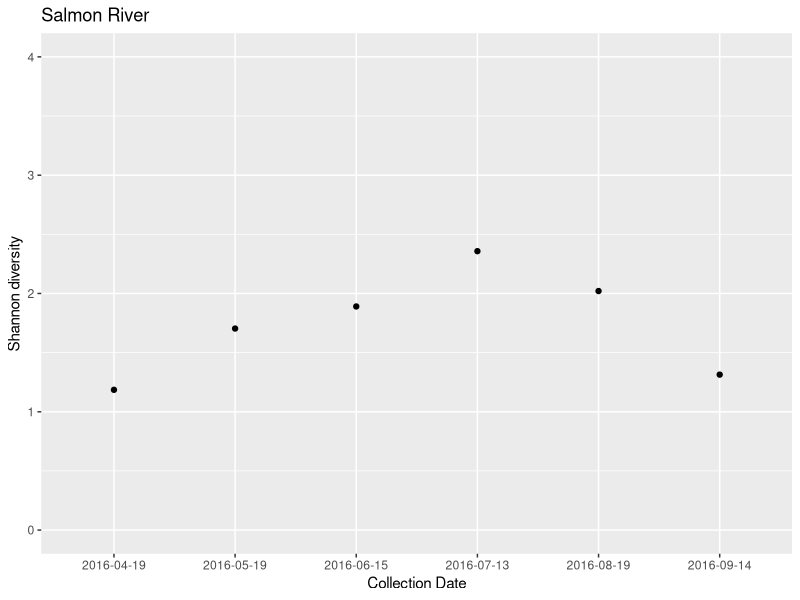
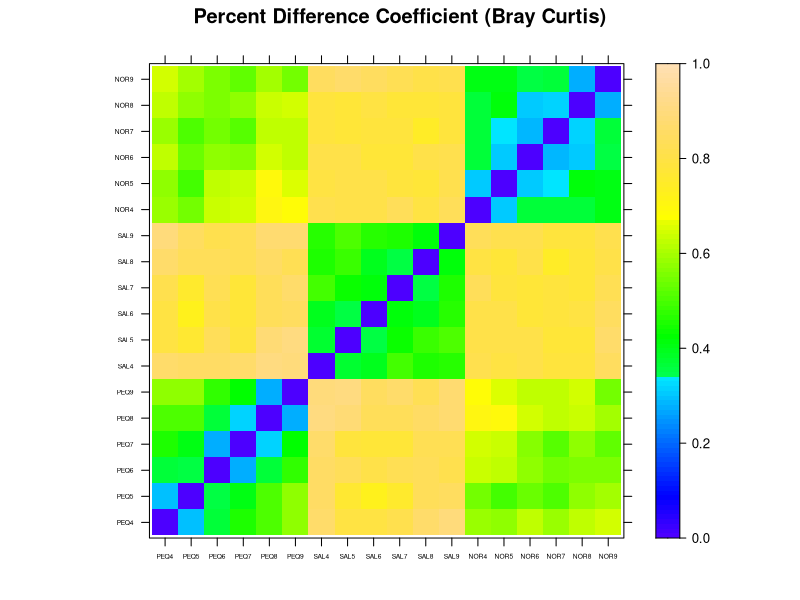
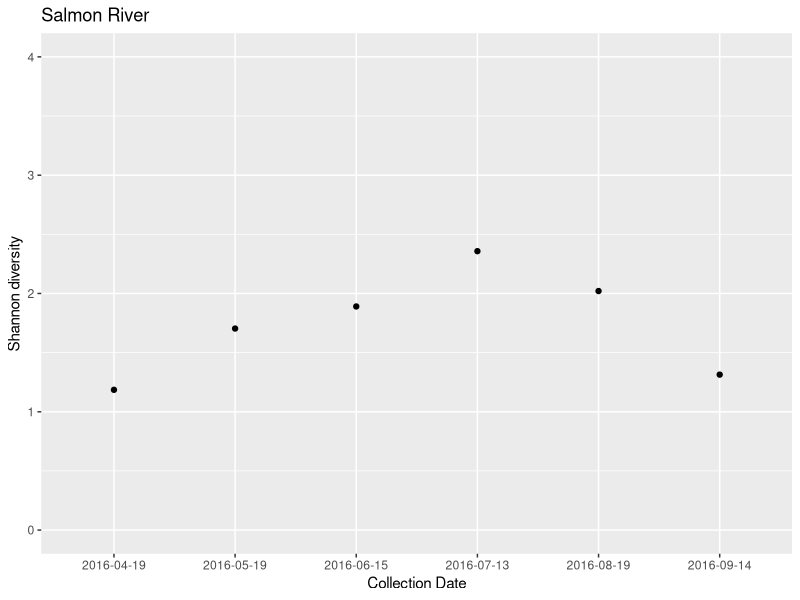

R code for these plots, in order: (Note: this script raises an error after producing the figures.)
setwd("P:/Projects/GitHub_Prj/SeasonalProductivity")

library(vegan)
library(reshape2)
library(dplyr)
library(lattice)
library(ggplot2)
library(lubridate)

SPP<- read.csv("data/SPP.csv",header=TRUE,row.names=1)
SPP[is.na(SPP)] <- 0
sites<- read.csv("data/sites.csv",header=TRUE)
sites$Collect_Date<-paste0(substr(sites$Collect_Date,6,9),"-0",
                          substr(sites$Collect_Date,1,1),"-",
                          substr(sites$Collect_Date,3,4))
#sites$Collect_Date<-as_date(sites$Collect_Date)
sites$month<-as.numeric(substr(sites$SID,4,4))


##########Diversity index###########################
#####################################################
div<-diversity(decostand(SPP,"total"),index='shannon')
div<-as.data.frame(div)
div$SID<-row.names(div)
div<-merge(sites,div,by="SID")


Stream<-"Salmon River"
divSite<-div[div$Stream==Stream,]
ggplot(divSite,aes(x=Collect_Date,y=div))+
  geom_point()+
  geom_smooth(method=lm,se=FALSE,colour="black")+
  ylim(0,4)+
  labs(y ="Shannon diversity", x="Collection Date",
       title=Stream)

ggsave(paste(Stream,"_SDiv.jpg"),width=4,height=4)



############Mantel Tests By Stream#######################
#########################################################
Stream<-"Salmon River"
distStream<-sites[sites$Stream==Stream,]
distSite<-distStream[c("Temp")]
rownames(distSite)<-distStream$SID
Site.dist<-vegdist(distSite,"euclidean")


SPPStream<-SPP[13:18,] #13:18 - Salmon, 7:12 - Pequabuck, 1:6 - Norwalk
SPPStream<- decostand(SPPStream,"hellinger")#Sqrt of rel abundance
SSPP.dist <- vegdist(SPPStream,"bray")

SPPTime<-mantel(SSPP.dist,Site.dist)
SPPTime


######################################################################
#######Similarity Plots###############################################
#####################################################################

# SPP5<- decostand(SPP,"pa")
# SPP5<- SPP[,colSums(SPP5)<5]
# n<- colnames(SPP5)
# SPP5<- SPP[,n]
# Other<-rowSums(SPP5)
# Oname<-names(Other)
# Other<- melt(as.data.frame(Other))
# row.names(Other)<-Oname
# Other$variable<- NULL
# colnames(Other)<-"Other"

#SPP<-sqrt(SPP)#Transformation when rel abund values
SPP<- decostand(SPP,"hellinger")#Sqrt of rel abundance

SPP.dist <- vegdist(SPP,"bray")
SPP.dist<-as.matrix(SPP.dist)
levelplot(SPP.dist,at=seq(0,1,0.01),
          col.regions=topo.colors(100),scales=list(cex=0.4),
          xlab="",ylab="",main="Percent Difference Coefficient (Bray Curtis)")


####Similarity between sites collected during the same month###########
#######################################################################
SPDist<- melt(as.matrix(SPP.dist),varnames=c("SID","col"))
write.csv(SPDist,"SPBCDist.csv")
SPDist<-merge(sites,SPDist,by="SID")
SPDist$CSID<-substr(SPDist$col,1,3)
SPDist$RSID<-substr(SPDist$SID,1,3)
SPDist$MS1<-as.numeric(substr(SPDist$SID,4,4))
SPDist$MS2<-as.numeric(substr(SPDist$col,4,4))
SPDist<-SPDist[which(SPDist$MS1-SPDist$MS2==0 & SPDist$CSID!=SPDist$RSID),]

site.comb<-SPDist[,6:7]
site.comb<-unique(site.comb[c("RSID","CSID")])
site.comb$mean<- 0

#Calcuated average similarity measure for each combination#
for (i in 1:dim(site.comb)[1]) {
s<- site.comb[i,]
c<-SPDist[which(SPDist$CSID==s$CSID[1] & SPDist$RSID==s$RSID[1]),]
c<-c[which(c$value!=0),]
m<-mean(c$value)
site.comb$mean[i]<-m
}

####Similarity within sites collected over the POR###########
#######################################################################
SPDist<- melt(as.matrix(SPP.dist),varnames=c("SID","col"))
SPDist<-merge(sites,SPDist,by="SID")
SPDist$CSID<-substr(SPDist$col,1,3)
SPDist$RSID<-substr(SPDist$SID,1,3)
SPDist$MS1<-as.numeric(substr(SPDist$SID,4,4))
SPDist$MS2<-as.numeric(substr(SPDist$col,4,4))
SPDist<-SPDist[which(SPDist$MS1-SPDist$MS2!=0 & SPDist$CSID==SPDist$RSID),]
SPDist$MDiff<-abs(SPDist$MS1-SPDist$MS2)
SPDist<-merge(SPDist,sites,by.x=c("col","Station.ID","Stream"),
              by.y=c("SID","Station.ID","Stream"))
colnames(SPDist)[5]<-"SimDate"
colnames(SPDist)[14]<-"Collect_Date"
SPDist$SimDate<-as_date(SPDist$SimDate)
SPDist$Collect_Date<-as_date(SPDist$Collect_Date)
SPDist$DDiff<-abs(SPDist$Collect_Date-SPDist$SimDate)
SPDist$TPDiff<-abs(SPDist$TP.x-SPDist$TP.y)
SPDist$TempDiff<-abs(SPDist$Temp.x-SPDist$Temp.y)

# Spp Similarity Vs Time
Stream<-"Pequabuck River"
SPDistSite<-SPDist[SPDist$Stream==Stream,]
ggplot(SPDistSite,aes(x=DDiff,y=((1-value)*100)))+
  geom_point()+
  geom_smooth(method=lm,se=FALSE,colour="black")+
  ylim(0,100)+
  labs(y ="Species similarity (%)", x="Temporal distance (days)",
       title=Stream)+
  annotate("text", x=c(40,40), y=c(90,85), 
           label=c("mantel r = 0.9653","p = 0.003"),hjust=0)

ggsave(paste(Stream,".jpg"),width=4,height=4)

# Spp Similarity vs TP Diff
Stream<-"Salmon River"
SPDistSite<-SPDist[SPDist$Stream==Stream,]
ggplot(SPDistSite,aes(x=TPDiff,y=((1-value)*100)))+
  geom_point()+
  geom_smooth(method=lm,se=FALSE,colour="black")+
  ylim(0,100)+
  labs(y ="Species similarity (%)", x="TP (mg/L) distance",
       title=Stream)+
  annotate("text", x=c(0.001,0.001), y=c(90,85), 
           label=c("mantel r = =0.1944","p = 0.7639"),hjust=0)

ggsave(paste(Stream,"SPPTPDiff.jpg"),width=4,height=4)
  


# Spp Similarity vs Temp Diff
Stream<-"Salmon River"
SPDistSite<-SPDist[SPDist$Stream==Stream,]
ggplot(SPDistSite,aes(x=TempDiff,y=((1-value)*100)))+
  geom_point()+
  geom_smooth(method=lm,se=FALSE,colour="black")+
  ylim(0,100)+
  labs(y ="Species similarity (%)", x="Temperature (Degree C) distance",
       title=Stream)+
  annotate("text", x=c(1,1), y=c(90,85), 
           label=c("mantel r = 0.4487","p = 0.057"),hjust=0)

ggsave(paste(Stream,"SPPTempDiff.jpg"),width=4,height=4)


SPDistM<-SPDist[SPDist$MS1==6,]
ggplot(SPDistM,aes(x=MS2,y=((1-value)*100),group=Stream))+
  geom_point(aes(colour=Stream))+
  ylim(0,100)+
  labs(y ="Species Similarity (%)", x="Month")

#######
SPDistM<-SPDist[SPDist$MS1==6,]
ggplot(SPDistM,aes(x=MS2,y=((1-value)*100),group=Stream))+
  geom_point(aes(colour=Stream))+
  ylim(0,100)+
  labs(y ="Species Similarity (%)", x="Month")


#Calcuated average similarity measure for each combination#
site.comb<-SPDist[,6:7]
site.comb<-unique(site.comb[c("RSID","CSID")])
site.comb$mean<- 0

for (i in 1:dim(site.comb)[1]) {
  s<- site.comb[i,]
  c<-SPDist[which(SPDist$CSID==s$CSID[1] & SPDist$RSID==s$RSID[1]),]
  c<-c[which(c$value!=0),]
  m<-mean(c$value)
  site.comb$mean[i]<-m
}

#####Similarity within sites seqential months##############
###########################################################

m<-6
sim <-as.data.frame(matrix(0.0,nrow=15,ncol=1))
mth <-as.data.frame(matrix(0,nrow=15,ncol=1))
site<-as.data.frame(matrix('',nrow=15,ncol=1),stringsAsFactors = F)
SPDist2<-cbind(site,mth,sim)
colnames(SPDist2)<-c('SID_1','SID_2','sim')

k<-1#assuming the matrix is sorted
for(i in 0:2){#number of sites 
  for(j in (i*m+1):(i*m+m-1)){ #one over diagonals
    SPDist2[k,1]<-rownames(SPP.dist)[j]
    SPDist2[k,2]<-colnames(SPP.dist)[j+1]
    SPDist2[k,3]<-SPP.dist[j,j+1]
    k<-k+1
  }
}

SPDist2$month<-substr(SPDist2$SID_1,4,4)
SPDist2$site<-substr(SPDist2$SID_1,1,3)

ggplot(SPDist2,aes(x=month,y=sim,group=site))+
  geom_line(aes(colour=site),linetype=2)+
  ylim(0,1)